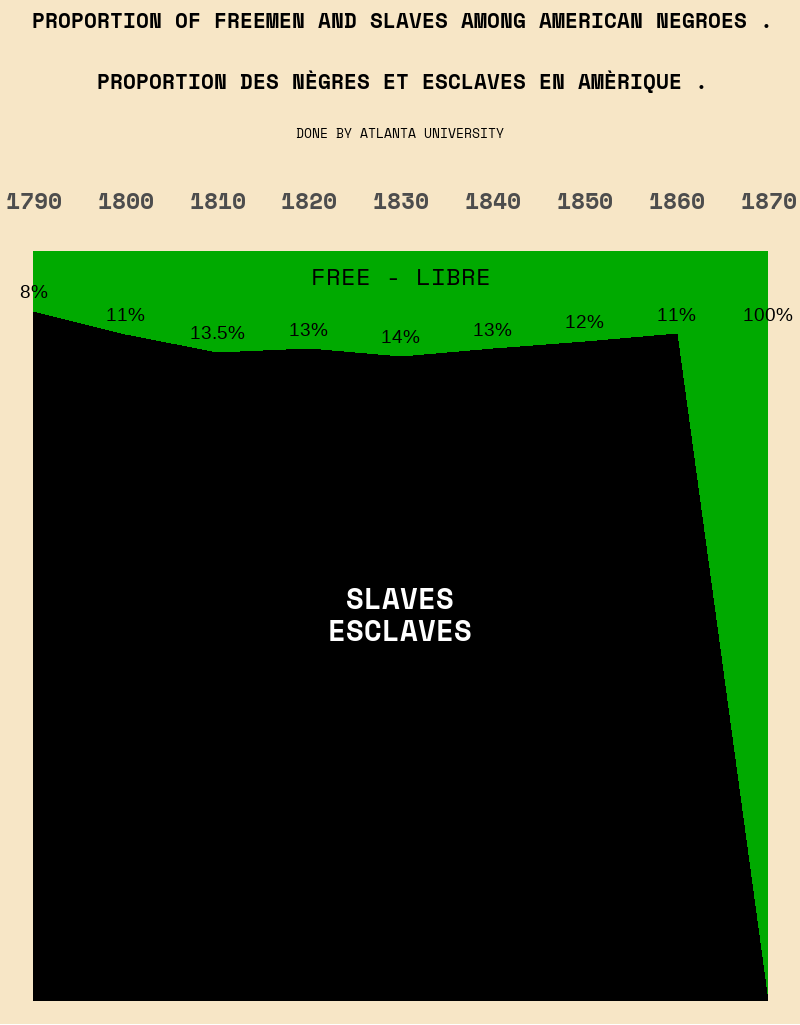

Reproduce this figure in R.
# ------------------------------------------------------------------------- #
#                              Dubois Challange                             #    
# ------------------------------------------------------------------------- #

# Challenge 3. Occupation of negroes and whites in Georgia


# Libraries ---------------------------------------------------------------

library(tidyverse)
library(scales)
library(showtext)
library(cowplot)
library(magick)
library(grid)
library(gridExtra) 

# Inputs: -----------------------------------------------------------------

# Color palette (dubois style):

palette <- c(
  black = "#000000",
  brown = "#654321",
  tan = "#d2b48c",
  gold = "#ffd700",
  pink = "#ffc0cb",
  red = "#dc143c",
  green = "#00aa00",
  blue = "#4682b4",
  paper = "#f7e6c6"
)


colores_pie <- c('Invisible' = unname(palette["paper"]),
                 'Agriculture, Fisheries and Mining' = unname(palette["red"]),
                 'Manufacturing and Mechanical Industries' = unname(palette["blue"]),
                 'Domestic and Personal Service' = unname(palette["gold"]),
                 'Professions' = unname(palette["brown"]),
                 'Trade and Transportation' = unname(palette["paper"]))

# Data, after making a clone of the forked repository:

data_db <- read_csv("challenge/challenge04/data.csv")

# Fonts

# font_import()
# loadfonts(device = "win")
font_add_google(name = "Space Mono", family = "space")
font_add_google(name = "Almendra Display", family = "almendra")

showtext_auto()


# Reescalando la base para generar los "abanicos" -------------------------


data_db <- data_db %>% 
  pivot_longer(cols = 2:3,names_to = "category",values_to = "percent") %>% 
  group_by(Year) %>%  
  mutate(percent = percent/sum(percent))

data_label <- data_db %>% 
  filter(category == "Free") %>% 
  mutate(
         percent_l = if_else(Year == 1800,0.11,percent),
         percent_l = percent_l*100, 
         percent = if_else(percent_l == 100,0.11,percent),
         percent = 1 - percent,
         label = str_c(percent_l,"%") )

plot <- data_db %>% 
  ggplot() + 
  geom_area(mapping = aes(x = Year,y  = percent,fill = category)) +
  geom_text(data = data_label,mapping = aes(x = Year,y = percent,label = label), vjust = -1,size = 5 ) +
  scale_x_continuous(breaks = seq(1790,1890,10),position = "top") +
  scale_fill_manual(values = c(unname(palette["green"]),unname(palette["black"])))  +
  theme(
    panel.background=element_blank(), 
    panel.grid.major=element_blank(), 
    panel.grid.minor=element_blank(), 
    panel.spacing = unit(c(0, 5, 0,5), "cm"),       
    axis.ticks=element_blank(), 
    text = element_text(family = "space"),
    axis.text.y=element_blank(), 
    axis.title.x=element_blank(), 
    axis.title.y=element_blank(),
    axis.text.x.top = element_text(size = 17,vjust = -15,face = "bold"),
    plot.background = element_rect(fill = palette[["paper"]],colour = NA),
    plot.margin = unit(c(6.8,-0.2,-0.5,-0.2), "cm"),  # Edited code
    legend.position = 'none')


plot <- ggdraw(plot) +
  draw_text(text = "PROPORTION OF FREEMEN AND SLAVES AMONG AMERICAN NEGROES .",
            y = 0.98,family = "space",size = 16,fontface = "bold") +
  draw_text(text = "PROPORTION DES NÈGRES ET ESCLAVES EN AMÈRIQUE .",
            y = 0.92,family = "space",size = 16,fontface = "bold") +
  draw_text(text = "DONE BY ATLANTA UNIVERSITY",
            y = 0.87,family = "space",size = 10) +
  draw_text(text = "FREE - LIBRE",
            y = 0.73,family = "space",size = 18) +
  draw_text(text = "SLAVES\nESCLAVES",
            y = 0.4,family = "space",size = 22,
            color = "white",fontface = "bold")

png("challenge/challenge04/solution_ch4_alexb.png",width = 800,height = 1025,units = "px")

plot

dev.off()
